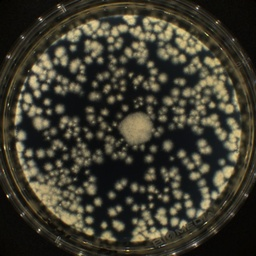
#> input picture data/colony_log/test.jpg, 256 x 256 px, shrunk from 960 x 960 before the run
$ jupyter execute colony_counting_log.ipynb   (shell and % lines are left out)
#> lines starting #> are read from the running program, lines starting #| are printed output that depends on the picture
### pkg/selection_window.py
import cv2

from pkg.circles import get_circle_from_3_pts


class SelectionWindow:

    def __init__(self, title, frame):
        self.title = title
        self.frame = frame.copy()

        self.minPointsLeft = 0
        self.func = self.callback_func

        self.selectionPts = []

    def displayWindow(self):
        cv2.namedWindow(self.title)
        if self.func != None:
            cv2.setMouseCallback(self.title, self.func)
        cv2.imshow(self.title, self.frame)

        while True:
            key = cv2.waitKey(0)

            if self.minPointsLeft <= 0 and key == ord("q") or key == ord("Q"):
                cv2.destroyWindow(self.title)
                break

    # [6 lines left out: function callback_func, not called in this run]


class CircleSelectionWindow(SelectionWindow):

    def __init__(self, title, frame):
        super().__init__(title, frame)
        self.min_points_left = 3
        self.centerx, self.centery, self.radius = 0, 0, 0
        self.frameCopy = self.frame.copy()
        self.selected_points = []

    # [28 lines left out: function callback_func, not called in this run]

    def get_circle(self):
        return (self.centerx, self.centery, self.radius)

### colony_counting_log.ipynb
[cell 1]
from dataclasses import dataclass

import cv2
import matplotlib.pyplot as plt
import numpy as np
from skimage.feature import blob_log

from pkg.selection_window import CircleSelectionWindow

[cell 2]
@dataclass
class BlobParams:
    min_sigma: int = 1
    max_sigma: int = 50
    num_sigma: int = 10
    threshold: float = 0.2
    overlap: float = 0.5

[cell 3]
def run_detection(
    img: np.ndarray,
    center: tuple,
    radius: int,
    small_blob_params: BlobParams,
    large_blob_params: BlobParams,
    num_large_blobs: int = 1,
    rim_radius_ratio: float = 0.9,
    rim_size: int = 5,
    remove_small_blobs_inside_large: bool = True,
):
    small_blobs = blob_log(img, **small_blob_params.__dict__)
    large_blobs = blob_log(img, **large_blob_params.__dict__)

    # Convert sigma to radius
    if len(small_blobs) > 0:
        small_blobs[:, 2] *= np.sqrt(2)

    if len(large_blobs) > 0:
        large_blobs[:, 2] *= np.sqrt(2)

    # Keep n largest blobs
    large_blobs = sorted(large_blobs, key=lambda b: b[2], reverse=True)[
        :num_large_blobs
    ]

    # Filter small blobs
    filtered_small = []

    for y, x, r in small_blobs:
        if r < 2:
            continue

        if remove_small_blobs_inside_large:
            # reject small blobs that lie inside / strongly overlap large blobs
            is_inside_large_blob = False
            for large_blob in large_blobs:
                yL, xL, rL = large_blob
                d = np.hypot(x - xL, y - yL)
                if d < rL:
                    is_inside_large_blob = True
                    break

            if is_inside_large_blob:
                continue

        if (x - center[0]) ** 2 + (
            y - center[1]
        ) ** 2 > radius**2 * rim_radius_ratio and r < rim_size:
            continue

        filtered_small.append((y, x, r))

    return filtered_small, large_blobs


def plot_small_blobs(img: np.ndarray, small_blobs, large_blobs):
    fig, ax = plt.subplots(figsize=(8, 8))
    ax.imshow(cv2.cvtColor(img, cv2.COLOR_BGR2RGB))
    ax = plt.gca()

    for y, x, r in small_blobs:
        c = plt.Circle((x, y), r, color="red", linewidth=1.5, fill=False)
        ax.add_patch(c)

    for large_blob in large_blobs:
        y, x, r = large_blob
        c = plt.Circle((x, y), r, color="yellow", linewidth=2.5, fill=False)
        ax.add_patch(c)

    ax.axis("off")
    fig.tight_layout()
    return fig, ax

## Test Image

[cell 4]
img = cv2.imread("data/colony_log/test.jpg")
#> img is the input picture: shape (256, 256, 3); mean B, G, R 45.8, 58.5, 61.4

window = CircleSelectionWindow("Circle Selection Window", img)
window.displayWindow()
#> (key q is pressed here)
circle = window.get_circle()
#> circle = (0, 0, 0)
print(circle)
#| (0, 0, 0)

[cell 5]
circle = (479.3195033235295, 482.46711387399506, np.float64(424.99930765494565))
center = (int(round(circle[0])), int(round(circle[1])))
radius = int(round(circle[2]))

# Set pixels outside the circle to black
mask = cv2.circle(
    np.zeros(img.shape[:2], dtype=np.uint8), center, radius, 255, thickness=-1
)
masked_img = cv2.bitwise_and(img, img, mask=mask)
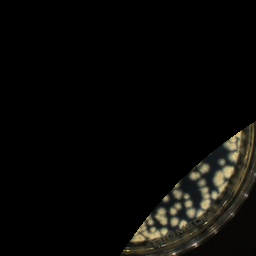
#> masked_img: shape (256, 256, 3); mean B, G, R 7.2, 9.3, 9.8

# Convert to grayscale and apply CLAHE
gray = cv2.cvtColor(masked_img, cv2.COLOR_BGR2GRAY)
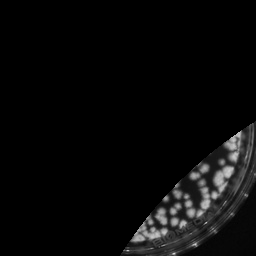
#> gray: shape (256, 256); min 0, max 212, mean 9.2
clahe = cv2.createCLAHE(clipLimit=2.0, tileGridSize=(16, 16))
img_eq = clahe.apply(gray)
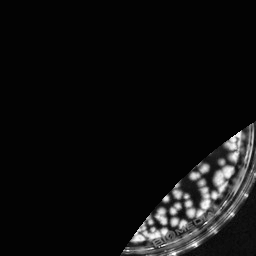
#> img_eq: shape (256, 256); min 2, max 255, mean 16.4
plt.imshow(img_eq, cmap="gray")
plt.axis("off")
plt.show()

[cell 6]
small_blob_params = BlobParams(min_sigma=2, max_sigma=8, num_sigma=40, threshold=0.07)
large_blob_params = BlobParams(min_sigma=10, max_sigma=40, num_sigma=40, threshold=0.3)
small_blobs, large_blobs = run_detection(
    img_eq, center, radius, small_blob_params, large_blob_params
)
#> in run_detection, `small_blobs = blob_log(img, **small_blob_params.__dict__)`: small_blobs = 68 rows, first 8: [198, 166, 2.31], [238, 137, 3.38], [175, 193, 2.92], [134, 239, 2.15], [168, 204, 3.23], [221, 174, 2.62], [211, 173, 2.31], [171, 228, 3.54]
#> in run_detection, `large_blobs = blob_log(img, **large_blob_params.__dict__)`: large_blobs = empty array
#> in run_detection, `large_blobs = sorted(large_blobs, key=lambda b: b[2], reverse=True)[ :..`: large_blobs = []
#> the loop in run_detection, `for y, x, r in small_blobs:` made 68 passes
#> (y, x, r) on passes 1 to 12: (198, 166, 3.26), (238, 137, 4.79), (175, 193, 4.13), (134, 239, 3.05), (168, 204, 4.57), (221, 174, 3.7), (211, 173, 3.26), (171, 228, 5), (157, 234, 4.13), (244, 195, 3.26), (194, 177, 4.13), (231, 164, 3.26)
#> after the loop in run_detection, `for y, x, r in small_blobs:`: filtered_small = 44 items, first 6: (221, 174, 3.7), (171, 228, 5), (244, 195, 3.26), (231, 164, 3.26), (204, 205, 4.79), (203, 188, 3.26)
#> small_blobs has the same summary as filtered_small in run_detection; large_blobs = []
fig, ax = plot_small_blobs(img, small_blobs, large_blobs)
#> the loop in plot_small_blobs, `for y, x, r in small_blobs:` made 44 passes
#> (y, x, r) on passes 1 to 12: (221, 174, 3.7), (171, 228, 5), (244, 195, 3.26), (231, 164, 3.26), (204, 205, 4.79), (203, 188, 3.26), (195, 214, 3.26), (143, 233, 7.83), (223, 183, 3.7), (214, 160, 5.44), (213, 190, 3.92), (178, 220, 7.18)
fig.savefig("presentation/detected_colonies.png", bbox_inches="tight", pad_inches=0)
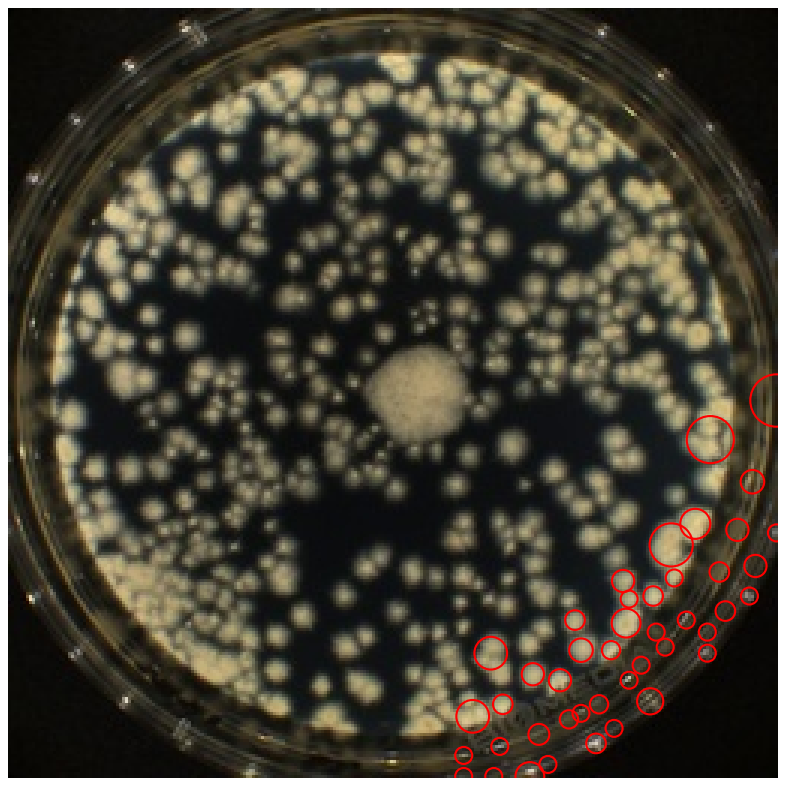
#> figure drawn by matplotlib, 1 panel
plt.show()
